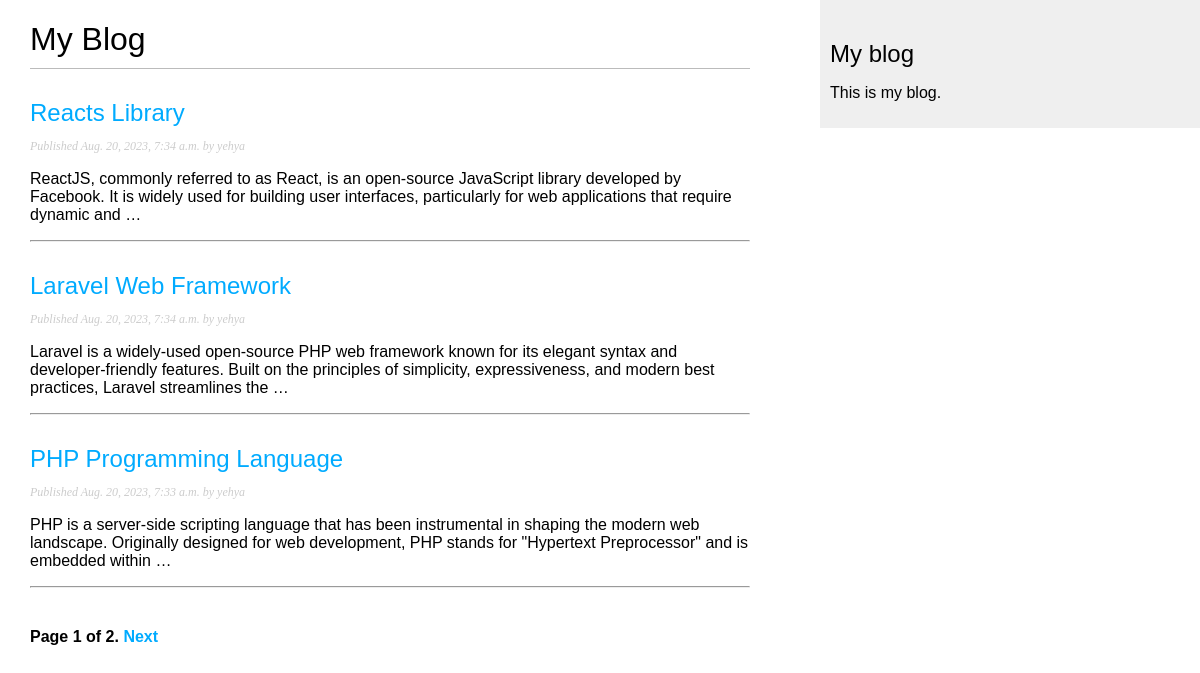
/blog/, run on an earlier commit of the app's database.
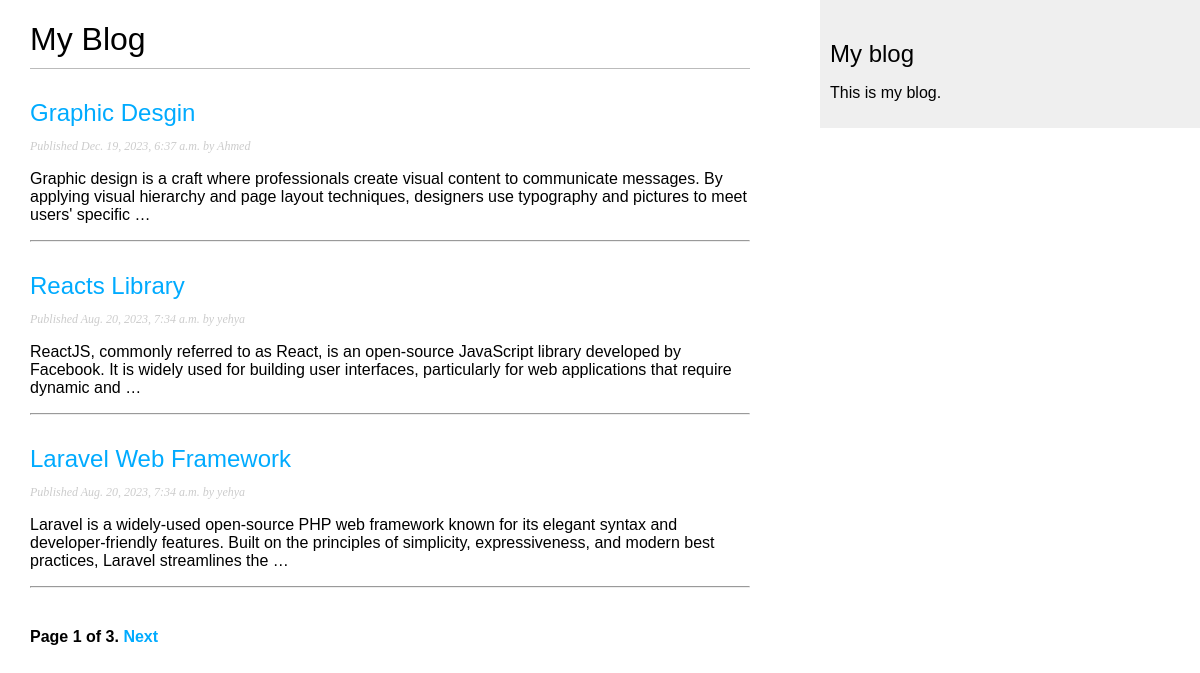
And on a later commit of the database.
### blog/models.py (models this page shows, shortened)
class Post(models.Model):
    class Status(models.TextChoices):
        DRAFT = 'DF', 'Draft'
        PUBLISHED = 'PB', 'Published'
    title = models.CharField(max_length=250)
    slug = models.SlugField(max_length=250 , unique_for_date = "publish")
    author = models.ForeignKey(User, on_delete=models.CASCADE, related_name='blog_posts')
    body = models.TextField()
    publish = models.DateTimeField(default=timezone.now)
    created = models.DateTimeField(auto_now_add=True)
    updated = models.DateTimeField(auto_now=True)
    status = models.CharField(max_length=2, choices=Status.choices, default=Status.DRAFT)
    class Meta:
        ordering = ['-publish']
        indexes = [
            models.Index(fields=['-publish']),
        ]
    def get_absolute_url(self):
        return reverse("blog:post_detail", args=[
            self.publish.year,
            self.publish.month,
            self.publish.day,
            self.slug
        ])

### blog/views.py (the view)
# urls.py: path('', views.post_list, name='post_list'),
def post_list(request):
    post_list = Post.objects.all()
    paginator = Paginator(post_list, 3)
    page_number = request.GET.get('page', 1)
    try:
        posts = paginator.page(page_number)
    except PageNotAnInteger:
        posts = paginator.page(1)
    except EmptyPage:
        posts = paginator.page(paginator.num_pages)
    return render(request, 'blog/post/list.html', {'posts': posts})

### blog/templates/blog/post/list.html (shortened to what this page needs)
{% extends "blog/base.html" %}
{% block content %}
    <h1>My Blog</h1>
    {% for post in posts %}
        <h2>
            <a href="{{ post.get_absolute_url }}">
                {{ post.title }}
            </a>
        </h2>
        <p class="date">
            Published {{ post.publish }} by {{ post.author }}
        </p>
        {{ post.body|truncatewords:30|linebreaks }}
        <hr />
    {% endfor %}
    {% include "pagination.html" with page=posts %}
{% endblock %}

### blog/templates/blog/base.html (shortened to what this page needs)
{% load static %}
<!DOCTYPE html>
<html>
    <head>
        <link href="{% static "css/blog.css" %}" rel="stylesheet">
    </head>
    <body>
        <div id="content">
            {% block content %}
            {% endblock %}
        </div>
        <div id="sidebar">
            <h2>My blog</h2>
            <p>This is my blog.</p>
        </div>
    </body>
</html>

### blog/templates/pagination.html (shortened to what this page needs)
<div class="pagination">
    <span class="step-links">
        <span class="current">
            Page {{ page.number }} of {{ page.paginator.num_pages }}.
        </span>
        {% if page.has_next %}
            <a href="?page={{ page.next_page_number }}">Next</a>
        {% endif %}
    </span>
</div>

### blog/static/css/blog.css (style rules this page uses)
body { margin:0; padding:0; font-family:helvetica, sans-serif; }
a { color:#00abff; text-decoration:none; }
h1 { font-weight:normal; border-bottom:1px solid #bbb; padding:0 0 10px 0; }
h2 { font-weight:normal; margin:30px 0 0; }
#content { float:left; width:60%; padding:0 0 0 30px; }
#sidebar { float:right; width:30%; padding:10px; background:#efefef; height:100%; }
p.date { color:#ccc; font-family: georgia, serif; font-size: 12px; font-style: italic; }
.pagination { margin:40px 0; font-weight:bold; }

What changed in the data, as far as the page shows it:
no longer on this page (row unchanged): Post: title "PHP Programming Language", publish "Aug. 20, 2023, 7:33 a.m.", author "yehya", body "PHP is a server-side scripting language that has been instrumental in shaping the modern web landscape. Originally designed for web development, PHP stands for \"Hypertext Preprocessor\" and is embedded within …"
added Post: title "Graphic Desgin", publish "Dec. 19, 2023, 6:37 a.m.", author "Ahmed", body "Graphic design is a craft where professionals create visual content to communicate messages. By applying visual hierarchy and page layout techniques, designers use typography and pictures to meet users' specific …"
Also different on the page:
{{ page.paginator.num_pages }}: "2" → "3"
